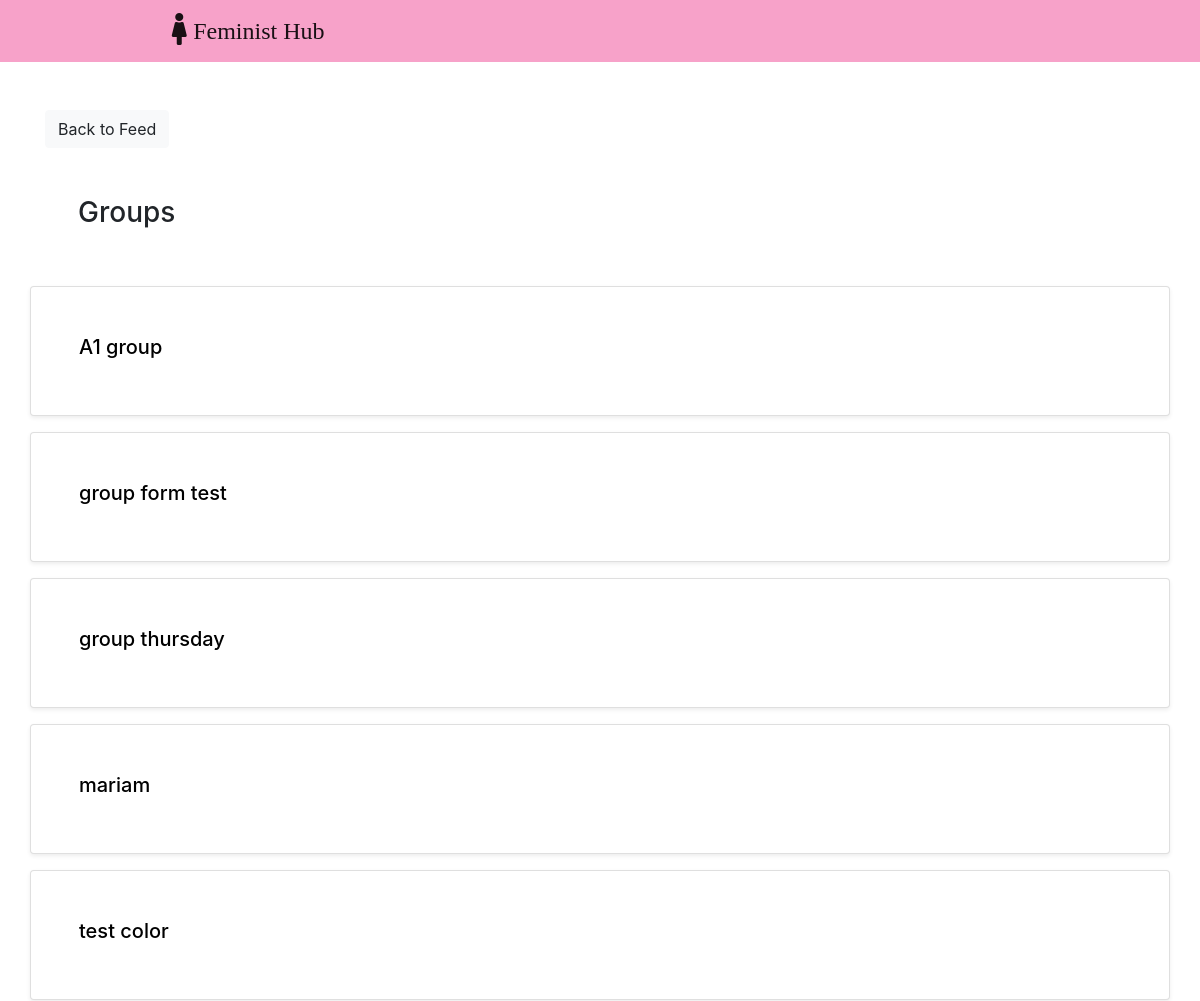
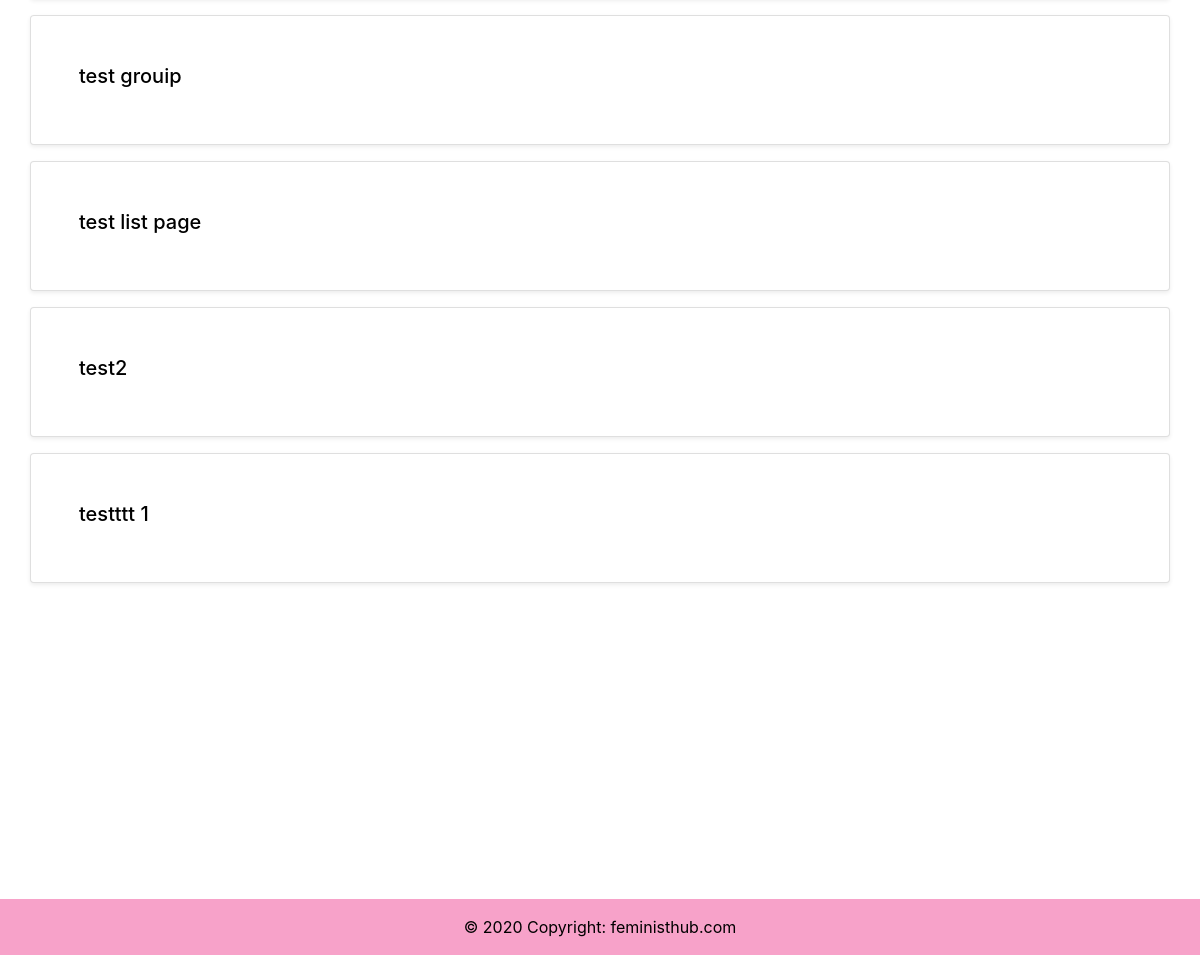
Page /group/ on the committed database (2 pictures, top to bottom).
### groups/models.py (models this page shows, shortened)
class Group(models.Model):
    name=models.CharField(max_length=250,unique=True)
    slug=models.SlugField(allow_unicode=True,unique=True)
    description=models.TextField(blank=True,default='')
    description_html=models.TextField(editable=False,default='',blank=True)
    members=models.ManyToManyField(User,through="Groupmember")
    class Meta:
        ordering =['name']

### groups/views.py (the view)
# urls.py: path('',Listgroup.as_view(),name="all"),
class Listgroup(ListView):
    model=Group

### groups/templates/groups/group_list.html (shortened to what this page needs)
{% extends "groups/group_base.html"%}
{% block pregroup %}
<div class="container">
    <div class="row mt-5">
        <div class="col-md-3 col-sm-6">
            <a href="{% url 'post-list' %}" class="btn btn-light">Back to Feed</a>
        </div>
    </div>
	<div class="row">
		<div class="col-md-12 p-5">
			<h3>Groups</h3>
		</div>
	</div>
{% endblock %}
{% block group_content %}
{% for group in object_list %}
	<div class="row mb-3">
		<div class="card col-md-12 p-5 shadow-sm">
            <a href="{% url 'groups:single' slug=group.slug%}">
                <h5 style="color: black;"> {{group.name}} </h5>
            </a>
		</div>
	</div>
	{% endfor %}
</div>
{% endblock %}

### rows in the picture
Group: name "A1 group"
Group: name "group form test"
Group: name "group thursday"
Group: name "mariam"
Group: name "test color"
Group: name "test grouip"
Group: name "test list page"
Group: name "test2"
Group: name "testttt 1"
